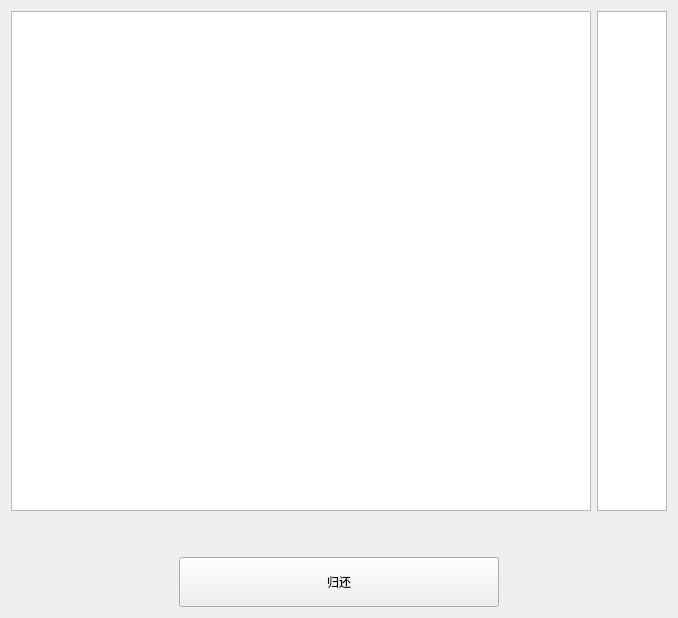
               <widget class="QWidget" name="tab">
                <property name="styleSheet">
                 <string notr="true"/>
                </property>
                <attribute name="title">
                 <string>Borrow</string>
                </attribute>
                <layout class="QGridLayout" name="gridLayout_7">
                 <item row="0" column="0">
                  <layout class="QVBoxLayout" name="verticalLayout_4" stretch="10,1,1">
                   <item>
                    <layout class="QHBoxLayout" name="horizontalLayout_9">
                     <item>
                      <widget class="QTableView" name="tableView">
                       <property name="sizePolicy">
                        <sizepolicy hsizetype="Minimum" vsizetype="Minimum">
                         <horstretch>0</horstretch>
                         <verstretch>0</verstretch>
                        </sizepolicy>
                       </property>
                       <property name="minimumSize">
                        <size>
                         <width>580</width>
                         <height>500</height>
                        </size>
                       </property>
                       <property name="maximumSize">
                        <size>
                         <width>580</width>
                         <height>500</height>
                        </size>
                       </property>
                       <property name="mouseTracking">
                        <bool>false</bool>
                       </property>
                       <property name="tabletTracking">
                        <bool>true</bool>
                       </property>
                      </widget>
                     </item>
                     <item>
                      <widget class="QTableView" name="tableView_2">
                       <property name="sizePolicy">
                        <sizepolicy hsizetype="Minimum" vsizetype="Minimum">
                         <horstretch>0</horstretch>
                         <verstretch>0</verstretch>
                        </sizepolicy>
                       </property>
                       <property name="minimumSize">
                        <size>
                         <width>70</width>
                         <height>500</height>
                        </size>
                       </property>
                       <property name="maximumSize">
                        <size>
                         <width>70</width>
                         <height>500</height>
                        </size>
                       </property>
                       <property name="tabletTracking">
                        <bool>true</bool>
                       </property>
                      </widget>
                     </item>
                    </layout>
                   </item>
                   <item>
                    <spacer name="verticalSpacer_10">
                     <property name="orientation">
                      <enum>Qt::Vertical</enum>
                     </property>
                     <property name="sizeHint" stdset="0">
                      <size>
                       <width>20</width>
                       <height>40</height>
                      </size>
                     </property>
                    </spacer>
                   </item>
                   <item>
                    <layout class="QHBoxLayout" name="horizontalLayout_4" stretch="1,5,1">
                     <item>
                      <spacer name="horizontalSpacer_6">
                       <property name="orientation">
                        <enum>Qt::Horizontal</enum>
                       </property>
                       <property name="sizeHint" stdset="0">
                        <size>
                         <width>40</width>
                         <height>20</height>
                        </size>
                       </property>
                      </spacer>
                     </item>
                     <item>
                      <widget class="QPushButton" name="re_pushButton">
                       <property name="sizePolicy">
                        <sizepolicy hsizetype="Fixed" vsizetype="Fixed">
                         <horstretch>0</horstretch>
                         <verstretch>0</verstretch>
                        </sizepolicy>
                       </property>
                       <property name="minimumSize">
                        <size>
                         <width>320</width>
                         <height>50</height>
                        </size>
                       </property>
                       <property name="maximumSize">
                        <size>
                         <width>320</width>
                         <height>50</height>
                        </size>
                       </property>
                       <property name="text">
                        <string>归还</string>
                       </property>
                      </widget>
                     </item>
                     <item>
                      <spacer name="horizontalSpacer_7">
                       <property name="orientation">
                        <enum>Qt::Horizontal</enum>
                       </property>
                       <property name="sizeHint" stdset="0">
                        <size>
                         <width>40</width>
                         <height>20</height>
                        </size>
                       </property>
                      </spacer>
                     </item>
                    </layout>
                   </item>
                  </layout>
                 </item>
                </layout>
               </widget>
